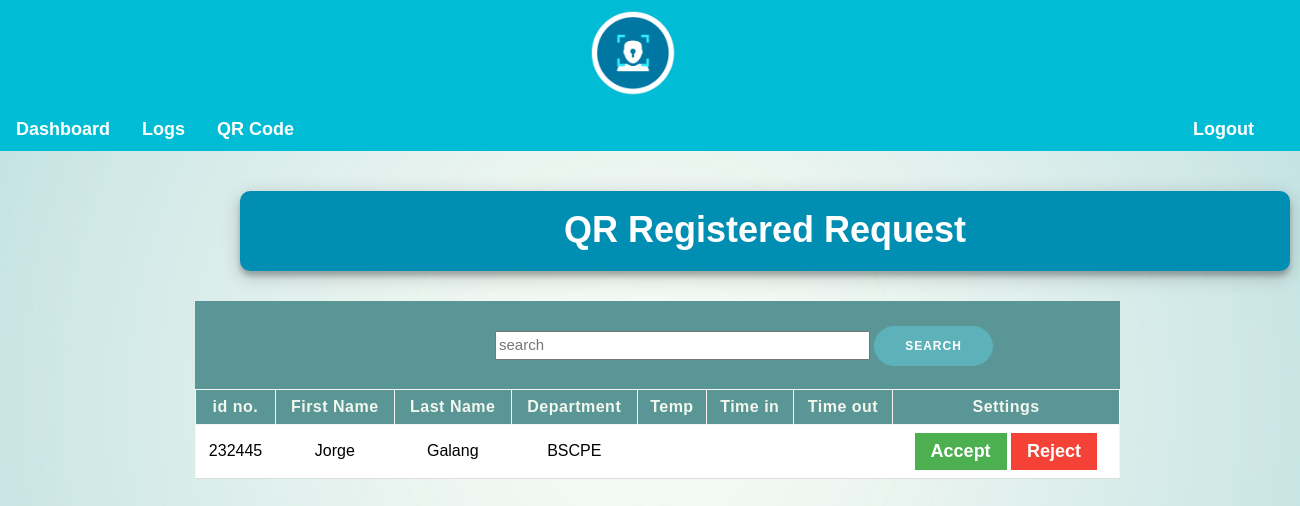
/guard/reg_qr_users.php, run on the app's committed database.
### tables this page shows
CREATE TABLE `reg_qr` (
  `count` int(3) NOT NULL COMMENT 'System ID#',
  `id` int(3) DEFAULT NULL,
  `qr_firstname` char(32) DEFAULT NULL,
  `qr_lastname` char(32) DEFAULT NULL,
  `qr_studentid` int(16) DEFAULT NULL,
  `qr_course` varchar(16) DEFAULT NULL,
  `qr_time_in` datetime(6) DEFAULT NULL,
  `qr_time_out` datetime(6) DEFAULT NULL,
  `qr_pin` varchar(255) DEFAULT NULL
);

### guard/reg_qr_users.php (the view, shortened to what this page needs)
<?php
include 'config.php';
$sel = "SELECT * FROM `reg_qr` ";
$query = $conn->query($sel);
?>
<!DOCTYPE HTML">
<html>
<head>
    <link rel=" stylesheet" type="text/css" href="css/design.css">
    <link rel="stylesheet" type="text/css" href="css/w3.css">
    <link rel="stylesheet" href="css/searchbar.css">
    <link rel="stylesheet" href="css/search.css">
    <link rel="stylesheet" href="css/searchbar.css">
    <link rel="stylesheet" href="css/search.css">
<body>
    <div class="w3-bar w3-cyan">
        <center>
            <div class=" image">
                <img src="images/logo.png" width="110" height="110">
            </div>
        </center><a href=" guard_dashboard.php" class="w3-bar-item w3-text-white w3-button w3-hover-white">Dashboard</a>
        <div class="w3-dropdown-hover">
            <a href=" Dashboard.php" class="w3-bar-item w3-text-white w3-button w3-hover-white">Logs</a>
        </div>
        <div class="w3-dropdown-hover">
            <a href="" class="w3-bar-item w3-text-white w3-button w3-hover-white">QR Code </a>
        </div>
        <div class="logout">
            <form action="Logout.php" method="post">
                <a href=" Logout.php" class="w3-bar-item w3-text-white w3-button w3-hover-white">Logout</a>
            </form>
        </div>
    </div>
    <div class="fade-in-image">
        <div class="title-container" id="title-page">
            <h1>QR Registered Request</h1>
        </div>
        <div class="table-container">
            <table id="example-table" class=" table ">
                <thead>
                    <tr>
                        <th>id no.</th>
                        <th>First Name </th>
                        <th>Last Name</th>
                        <th>Department</th>
                        <th> Temp </th>
                        <th>Time in </th>
                        <th>Time out </th>
                        <th>Settings </th>
                    </tr>
                <tbody>
                    <div class="search-container bg-info">
                        <form action=" search_qrusers.php" method="post" class="search-bar">
                            <input type=" text" placeholder="search" name="search">
                            <button name="submit"> SEARCH </button>
                        </form>
                        <br>
                    </div>
                    <?php
                    $num = mysqli_num_rows($query);
                    if ($num > 0) {
                        while ($result = $query->fetch_assoc()) {
                            echo "
          <tr>
          <td>" . $result['qr_studentid'] . " </td>
          <td>" . $result['qr_firstname'] . " </td>
          <td>" . $result['qr_lastname'] . " </td>
          <td>" . $result['qr_course'] . " </td>
          <td>" . $result['qr_temp'] . " </td>
          <td> " . $result['qr_time_in'] . "</td>
          <td> " . $result['qr_time_out'] . "</td>
          <td>
          <a href='reg_qr_accept.php?id=" . $result['id'] . "' class='w3-button  w3-green' > Accept </a>
          <a href='reg_qr_users.php?id=" . $result['id'] . "' class='w3-button w3-red'> Reject </a>
          </td>
          </tr>
        ";
                        }
                    }
                    ?>
                </tbody>
                </thead>
            </table>
</body>
</head>
</html>

### guard/css/design.css (style rules this page uses)
.fade-in-image { display: inline-block; font-family: Arial, Helvetica, sans-serif; font-size: 15px; color: rgb(255, 255, 255); animation: fadeIn linear 1s; -webkit-animation: fadeIn linear 1s; -moz-animation: fadeIn linear 1s; -o-animation: fadeIn linear 1s; -ms-animation: fadeIn linear 1s; }

### guard/css/w3.css (style rules this page uses)
html { box-sizing:border-box }
*,*:before,*:after { box-sizing:inherit }
html { -ms-text-size-adjust:100%;-webkit-text-size-adjust:100% }
body { margin:0 }
a { background-color:transparent }
img { border-style:none }
button,input,select,textarea,optgroup { font:inherit;margin:0 }
button,input { overflow:visible }
button,select { text-transform:none }
button,[type=button],[type=reset],[type=submit] { -webkit-appearance:button }
html,body { font-family:Verdana,sans-serif;font-size:15px;line-height:1.5 }
html { overflow-x:hidden }
h1 { font-size:36px }
h1,h2,h3,h4,h5,h6 { font-family:"Segoe UI",Arial,sans-serif;font-weight:400;margin:10px 0 }
img { vertical-align:middle }
a { color:inherit }
.w3-btn,.w3-button { border:none;display:inline-block;padding:8px 16px;vertical-align:middle;overflow:hidden;text-decoration:none;color:inherit;background-color:inherit;text-align:center;cursor:pointer;white-space:nowrap }
.w3-btn,.w3-button { -webkit-touch-callout:none;-webkit-user-select:none;-khtml-user-select:none;-moz-user-select:none;-ms-user-select:none;user-select:none }
.w3-dropdown-click,.w3-dropdown-hover { position:relative;display:inline-block;cursor:pointer }
.w3-bar { width:100%;overflow:hidden }
.w3-bar .w3-bar-item { padding:8px 16px;float:left;width:auto;border:none;display:block;outline:0 }
.w3-bar .w3-dropdown-hover,.w3-bar .w3-dropdown-click { position:static;float:left }
.w3-bar .w3-button { white-space:normal }
.w3-container:after,.w3-container:before,.w3-panel:after,.w3-panel:before,.w3-row:after,.w3-row:before,.w3-row-padding:after,.w3-row-padding:before, .w3-cell-row:before,.w3-cell-row:after,.w3-clear:after,.w3-clear:before,.w3-bar:before,.w3-bar:after { content:"";display:table;clear:both }
.w3-cyan,.w3-hover-cyan:hover { color:#000!important;background-color:#00bcd4!important }
.w3-green,.w3-hover-green:hover { color:#fff!important;background-color:#4CAF50!important }
.w3-red,.w3-hover-red:hover { color:#fff!important;background-color:#f44336!important }
.w3-text-white,.w3-hover-text-white:hover { color:#fff!important }

### guard/css/searchbar.css (style rules this page uses)
.search-container { margin: 0; padding-top: 10px; background: #5a9696; padding-left: 7rem; align-items: center;; padding-right: 2rem; margin-top: 2rem; }
input { width:25rem; margin-left: 13rem; }

### guard/css/search.css (style rules this page uses)
.table-container { padding-right: 12rem; margin-left: 13rem; position: relative; }
.table { width: 100%; border-collapse: collapse ; align-items: center; background-color: #fff; color: #000000; border: 1.2px solid #f5f5f5; text-align: center; }
.table thead { background-color: #555d5d; }
.table thead tr th { font-size: 16px; font-weight: 200l; letter-spacing: .5px; color: #f2f8ee; opacity: 1; border: 1.2px solid #f5f5f5; text-align: center; background:#5a9696; }

### guard/reg_qr_users.php (style rules this page uses)
body { background-image: url("images/BGpic.jpg"); background-position: center; display: flex; justify-content: center; flex-direction: column; font-family: 'Montserrat', sans-serif; }
.logout { margin-right: 2rem; float: right; }
a { font-size: 18px; font-weight: 600; }
button { font-weight: 600; font-size: 18px; }
.image { margin-top: -2px; margin-left: -35px; }
h1 { font-family: 'Montserrat', sans-serif; text-align: center; font-weight: 700; margin-top: 10px; padding: 2px; color: #000; }
button { border-radius: 20px; border: 1px solid #5DB1B9; background-color: #5DB1B9; color: #FFFFFF; font-size: 12px; font-weight: bold; padding: 10px 30px; letter-spacing: 1px; text-transform: uppercase; transition: transform 80ms ease-in; }
h1 { font-family: 'Montserrat', sans-serif; text-align: center; font-weight: 700; margin-top: 10px; padding: 2px; color: #fff; }
.title-container { border-radius: 10px; box-shadow: 0 5px 20px rgba(0, 0, 0, 0.20), 0 5px 5px rgba(0, 0, 0, 0.22); position: relative; overflow: hidden; width: 15rem; height: 400px; margin-top: 50px; margin-left: 16rem; }
#title-page { background-color: #008fb3; border-radius: 10px; position: relative; width: 70rem; height: 80px; margin-top: 40px; }
a { color: white; }
th, td { padding: 8px; text-align: center; border-bottom: 1px solid #DDD; }

### data on the page
reg_qr: qr_studentid "232445", qr_firstname "Jorge", qr_lastname "Galang", qr_course "BSCPE"
